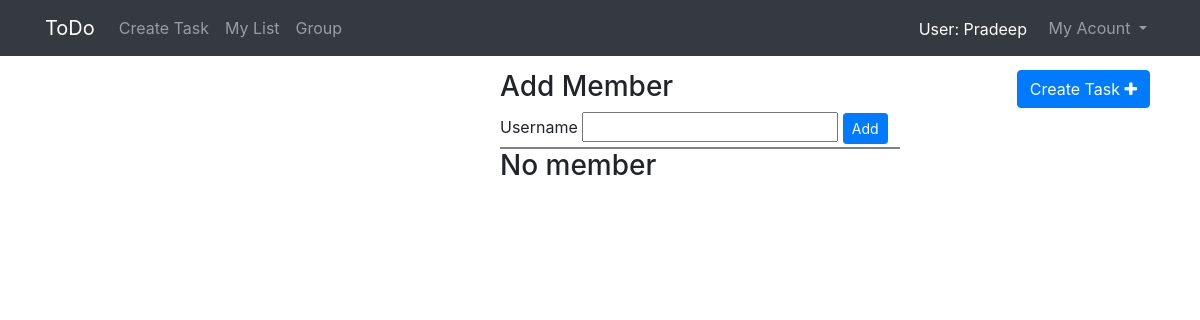
Page /addmember/pradeep/dd/ (signed in) on the earlier database version.
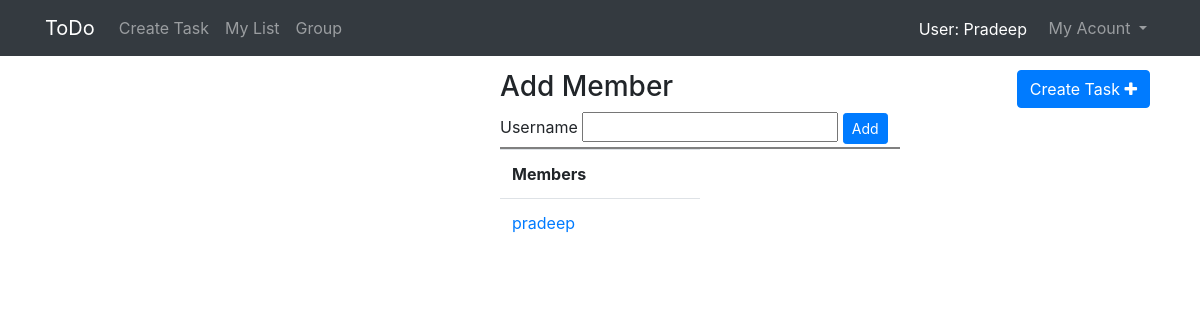
Same page on the later database version.
### todoapp/models.py (models this page shows)
class GroupModel(models.Model):
	member =  models.ForeignKey(User,on_delete=models.CASCADE,null=True)
	group =  models.CharField(max_length=60)
	created_by = models.CharField(max_length = 60)

### todoapp/views.py (the view, shortened to what this page needs)
# urls.py: re_path(r'^addmember/(?P<created_by>[\w-]+)/(?P<group>[\w\s]+)/$',v1.addMemberview),
def addMemberview(request,created_by=None,group=None,member=None):
    flag,memberFlag,addmemberFlag = False,True,False
    if created_by == str(request.user) :
        addmemberFlag = True
    grp_member = GroupModel.objects.filter(created_by=created_by,group=group)
    mylist_data=ToDoModel.objects.filter(user=request.user,status='todo',flagTask='no')
    task_flag_update(request.user)
    return render(request, 'todoapp/addmember.html',{'current_user':request.user,'created_by':created_by,
        'group':group,'grp_member':grp_member,'data':mylist_data,'addmemberFlag':addmemberFlag})

### todoapp/supporting_python.py (called while the page is built)
def task_flag_update(user):
    mylist_data = ToDoModel.objects.filter(user=user,status='todo',flagTask='no')
    current_date=str(datetime.now().date())+datetime.now().strftime("%H:%M")
    for task in mylist_data:
        tasktime=str(task.date)+task.time.strftime("%H:%M")
        if current_date == tasktime:
            task.flagTask = 'yes'
            task.save()

### template/todoapp/addmember.html (shortened to what this page needs)
<!DOCTYPE html>
{% extends "todoapp/base2.html" %}
{% block body_block %}
<div class="addmember">
		{% if addmemberFlag %}
		<h3>Add Member</h3>
		<label>Username</label>
		<input type="text"  id = "member" name="assigned_to" required>
		<a href="" onclick="this.href='/addmember/{{created_by}}/{{group}}/'+ document.getElementById('member').value" class = "btn btn-primary btn-sm">Add</a>
			<div style="border-bottom: 2px solid grey; width:400px; "></div>
		{% endif %}
		<div>
		{% if grp_member %}
		<table class="table" style="width: 40%;">
				<tr>
					<th>
					Members
					</th>
				</tr>
			{% for data in grp_member %}
				<tr>
					<td>
					<a href="/taskassigned/{{data.id}}">{{data.member}}</a>
					</td>
				</tr>
			{% endfor %}
		</table>
		{%else%}
			<h3>No member</h3>
		{% endif %}
	</div>
</div>
<div class="createtask-btn">
	<a href="/createtask/{{created_by}}/{{group}}/" class="btn btn-primary">Create Task&nbsp<i class="fa fa-plus"></i></a>
	</div>
{%endblock%}

Differences in the rows shown:
added GroupModel: member "pradeep"
Other differences:
text no longer shown: "No member"
text now shown: "Members"
